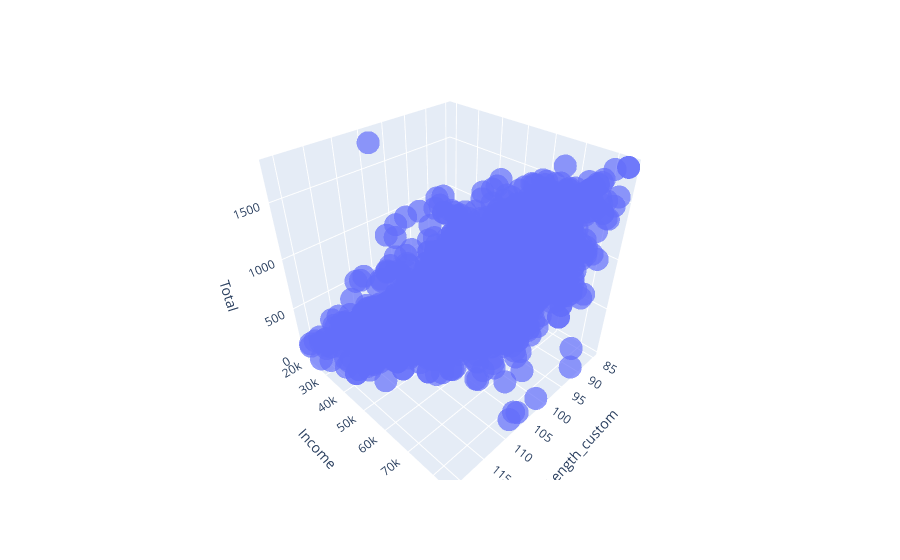

Here is the notebook cell this chart was saved with:
### Markdown cell above
* There is some positive relationship between income and total spend and purchases and web visits
* Total amount spend and customer purchases and visits are correlated as expected so only one will be included in the model
* The relationship between age and the other features is fairly weak
* There is no real relationship between the length of custom and other features except purchases
* Three features will be used - income, purchases, length of custom

### Code cell
# Create an interactive plot with plotly express
fig = px.scatter_3d(df, x = 'Length_custom', y = 'Income', 
                    z = 'Total',size_max=5,opacity=0.7)

fig.show()

### Figure 1 — Plotly figure (JSON) as saved in the notebook; plotly's stock layout.template omitted (floating-point values rounded to 4 significant figures; data arrays with more than 128 entries replaced by an {"elided": "..."} marker saying what was removed)
{"data": [{"hovertemplate": "Length_custom=%{x}<br>Income=%{y}<br>Total=%{z}<extra></extra>", "legendgroup": "", "marker": {"color": "#636efa", "opacity": 0.7, "symbol": "circle"}, "mode": "markers", "name": "", "scene": "scene", "showlegend": false, "type": "scatter3d", "x": {"elided": "2216 int values"}, "y": {"elided": "2216 float values"}, "z": {"elided": "2216 float values"}}], "layout": {"legend": {"tracegroupgap": 0}, "margin": {"t": 60}, "scene": {"domain": {"x": [0, 1], "y": [0, 1]}, "xaxis": {"title": {"text": "Length_custom"}}, "yaxis": {"title": {"text": "Income"}}, "zaxis": {"title": {"text": "Total"}}}}}
